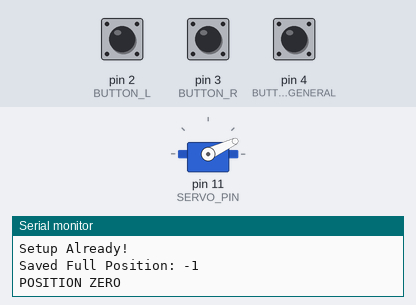
Simulated run of this program. Board: Arduino Nano, built with avr-gcc and run on an emulated ATmega328P. Parts: servo, the last lines printed to the serial monitor. Inputs (shaded band) come from the test bench; at power-on: pin 2 (BUTTON_L) LOW, pin 4 (BUTTON_GENERAL) LOW, pin 3 (BUTTON_R) LOW. EEPROM starts erased.

Above: at 2.2 s.
2.3 s: pin 2 (BUTTON_L) pulled HIGH for 0.15 s
At 3.5 s:
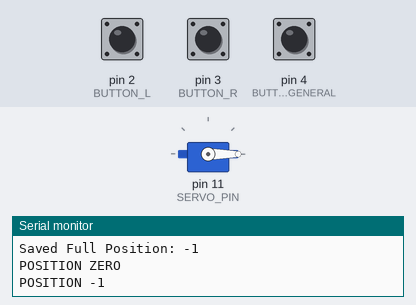
3.9 s: pin 4 (BUTTON_GENERAL) pulled HIGH for 0.15 s
At 5.2 s:
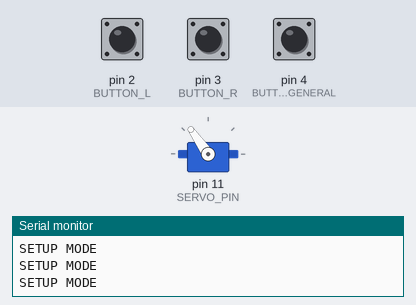
5.5 s: pin 3 (BUTTON_R) pulled HIGH for 0.15 s
At 6.0 s:
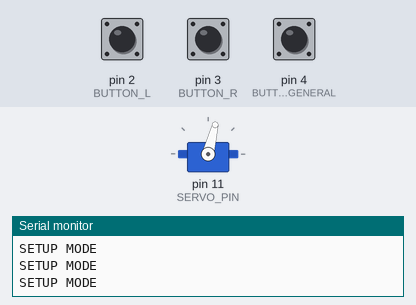
7.6 s: pin 2 (BUTTON_L) pulled HIGH for 1 s
At 9.6 s:
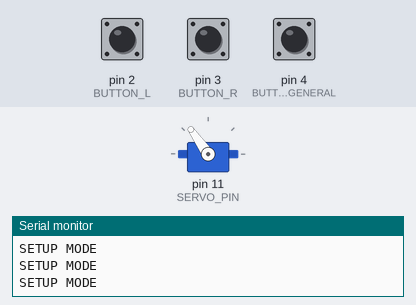
10.1 s: pin 3 (BUTTON_R) pulled HIGH for 1 s
At 11.5 s:
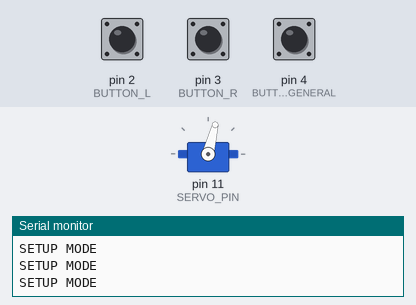
Timing chart, 0 to 13.1 s (numbered marks = the images above; inputs shaded):
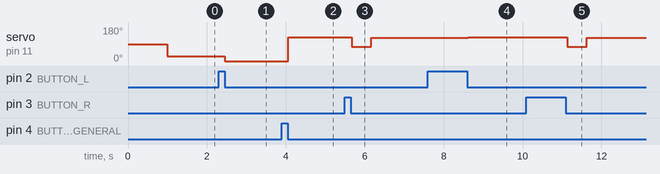

Measured:
- after the input at 2.3 s, servo on pin 11 (SERVO_PIN): 25° → 0° after 0.15 s
- after the input at 3.9 s, servo on pin 11 (SERVO_PIN): 0° → 125° after 0.16 s
- after the input at 5.5 s, servo on pin 11 (SERVO_PIN): 125° → 76° after 0.17 s, → 124° 0.50 s later
- after the input at 7.6 s, servo on pin 11 (SERVO_PIN): 124° → 125° after 1.0 s
- after the input at 10.1 s, servo on pin 11 (SERVO_PIN): 125° → 76° after 1.0 s, → 124° 0.50 s later

The program:

main.cpp
```cpp
#include <Arduino.h>
#include <Servo.h>
#include <EEPROM.h>
#include "Button.hpp"

#define SERVO_PIN 11

#define BUTTON_L 2
#define BUTTON_R 3
#define BUTTON_GENERAL 4

#define FILTER_FULL 123 // increase for overshoot
#define FILTER_ZERO 24  // decrease for overshoot

#define LO_FILTER 800
#define HI_FILTER 1830

#define LED_L 8
#define LED_R 9
#define LED_S 10

#define ADJUSTMENT_RESOLUTION 5

#define POS_ADDRESS 0
#define STATE_ADDRESS 10

Servo servo;
Button button_l = Button(BUTTON_L, false);
Button button_r = Button(BUTTON_R, false);
Button button_g = Button(BUTTON_GENERAL, false);

int state = FILTER_FULL;
long current_pos = FILTER_FULL;
int full_position = 0;
uint8_t is_setup = 0;

void writeLongIntoEEPROM(int address, long number);
long readLongFromEEPROM(int address);

void setup()
{
    Serial.begin(9600);
    servo.attach(SERVO_PIN);

    // writeLongIntoEEPROM(STATE_ADDRESS, 0);

    delay(1000);


    is_setup = readLongFromEEPROM(STATE_ADDRESS);
    if (is_setup)
    {
        Serial.println("Setup Already!");
        full_position = readLongFromEEPROM(POS_ADDRESS);
        Serial.print("Saved Full Position: ");
        Serial.println(full_position);

        servo.writeMicroseconds(full_position);
        state = full_position;

        digitalWrite(LED_S, HIGH);
    }
    else
    {
        Serial.println("SETUP MODE");
        current_pos = HI_FILTER;
        digitalWrite(LED_S, LOW);
    }
}

void loop()
{
    // Serial.println("IDLE");
    button_l.update_button();
    button_r.update_button();
    button_g.update_button();

    if (!is_setup)
    {
        Serial.println("SETUP MODE");
        if (button_l.was_pushed())
        {
            current_pos += ADJUSTMENT_RESOLUTION;
            servo.writeMicroseconds(current_pos);
            Serial.println("L");
            digitalWrite(LED_L, HIGH);
            delay(50);
            digitalWrite(LED_L, LOW);
        }
        else if (button_r.was_pushed())
        {
            servo.writeMicroseconds(current_pos - 500);
            delay(500);
            current_pos -= ADJUSTMENT_RESOLUTION;
            servo.writeMicroseconds(current_pos);
            Serial.println("R");
            digitalWrite(LED_R, HIGH);
            delay(50);
            digitalWrite(LED_R, LOW);
        }
        else if (button_g.was_pushed())
        {
            writeLongIntoEEPROM(POS_ADDRESS, current_pos);
            is_setup = 1;
            writeLongIntoEEPROM(STATE_ADDRESS, is_setup);
            full_position = current_pos;
            state = full_position;
            Serial.print("Position Saved! ");
            Serial.println(full_position);
            digitalWrite(LED_S, HIGH);
            digitalWrite(LED_L, HIGH);
        }
        // Serial.println("SETUP DONE!");
    }
    else if (button_l.was_pushed() && state == LO_FILTER)
    {
        state = full_position;
        servo.writeMicroseconds(full_position);
        Serial.print("POSITION ");
        Serial.println(full_position);

        digitalWrite(LED_L, HIGH);
        digitalWrite(LED_R, LOW);
    }
    else if (button_r.was_pushed() && state == full_position)
    {
        state = LO_FILTER;
        servo.writeMicroseconds(LO_FILTER);
        Serial.println("POSITION ZERO");
        digitalWrite(LED_L, LOW);
        digitalWrite(LED_R, HIGH);
    }
    else if (button_g.was_pushed() && is_setup) // Reset the value
    {
        is_setup = 0;
        digitalWrite(LED_S, LOW);
        digitalWrite(LED_L, LOW);
        digitalWrite(LED_R, LOW);
        writeLongIntoEEPROM(STATE_ADDRESS, 0);
        current_pos = HI_FILTER;
        servo.writeMicroseconds(HI_FILTER);
    }
    delay(50);
}

void writeLongIntoEEPROM(int address, long number)
{
	EEPROM.write(address, (number >> 24) & 0xFF);
	EEPROM.write(address + 1, (number >> 16) & 0xFF);
	EEPROM.write(address + 2, (number >> 8) & 0xFF);
	EEPROM.write(address + 3, number & 0xFF);
}

long readLongFromEEPROM(int address)
{
	return ((long)EEPROM.read(address) << 24) +
		   ((long)EEPROM.read(address + 1) << 16) +
		   ((long)EEPROM.read(address + 2) << 8) +
		   (long)EEPROM.read(address + 3);
}
```
